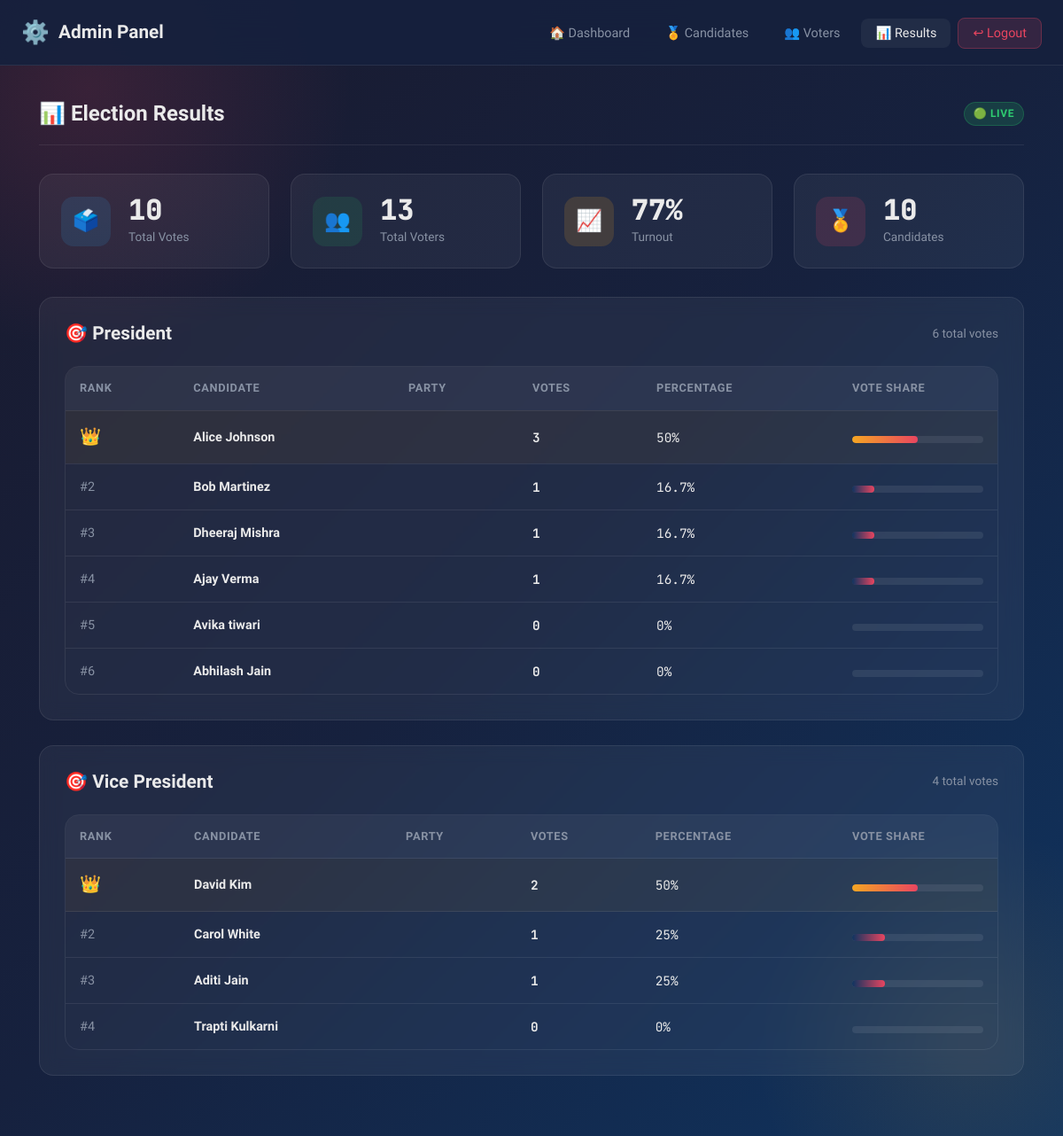
The page /results.php (signed in) on the database its author committed.
### tables this page shows
CREATE TABLE IF NOT EXISTS `candidates` (
  `id` int NOT NULL AUTO_INCREMENT,
  `name` varchar(100) NOT NULL,
  `position` varchar(100) NOT NULL,
  `department` varchar(100) NOT NULL,
  `description` text,
  `photo` varchar(255) DEFAULT 'default.png',
  `vote_count` int DEFAULT '0',
  `created_at` timestamp NULL DEFAULT CURRENT_TIMESTAMP,
  PRIMARY KEY (`id`)
);

### auth.php (called while the page is built, shortened)
<?php
function getVotingStatus($conn) {
    $stmt = $conn->prepare("SELECT setting_value FROM settings WHERE setting_key = 'voting_status'");
    $stmt->execute();
    $result = $stmt->get_result()->fetch_assoc();
    return $result['setting_value'] ?? 'off';
}
function clean($str) {
    return htmlspecialchars(strip_tags(trim($str)), ENT_QUOTES, 'UTF-8');
}
?>

### results.php (the view, shortened to what this page needs)
<?php
require_once '../includes/auth.php';
$voting_status = getVotingStatus($conn);
$candidates = $conn->query("SELECT * FROM candidates ORDER BY position, vote_count DESC")->fetch_all(MYSQLI_ASSOC);
$total_votes   = $conn->query("SELECT COUNT(*) as c FROM votes")->fetch_assoc()['c'];
$total_voters  = $conn->query("SELECT COUNT(*) as c FROM users")->fetch_assoc()['c'];
$voted_count   = $conn->query("SELECT COUNT(*) as c FROM users WHERE has_voted=1")->fetch_assoc()['c'];
$grouped = [];
foreach ($candidates as $c) {
    $grouped[$c['position']][] = $c;
}
?>
<!DOCTYPE html>
<html lang="en">
<head>
<link rel="stylesheet" href="../assets/css/style.css">
</head>
<body>
<div class="bg-animated"></div>
<nav class="navbar">
    <div class="container">
        <div class="navbar-brand"><span class="icon">⚙️</span> Admin Panel</div>
        <ul class="navbar-nav">
            <li><a href="dashboard.php" class="nav-link">🏠 Dashboard</a></li>
            <li><a href="candidates.php" class="nav-link">🏅 Candidates</a></li>
            <li><a href="voters.php" class="nav-link">👥 Voters</a></li>
            <li><a href="results.php" class="nav-link active">📊 Results</a></li>
            <li><a href="logout.php" class="nav-link btn-logout">↩ Logout</a></li>
        </ul>
    </div>
</nav>
<div class="page-wrapper">
<div class="container">
    <div class="section-header">
        <h2 class="section-title">📊 Election Results</h2>
        <?php if ($voting_status === 'on'): ?>
            <span class="badge badge-success">🟢 Live</span>
        <?php else: ?>
            <span class="badge badge-warning">Final</span>
        <?php endif; ?>
    </div>
    <div class="grid grid-4" style="margin-bottom:32px;">
        <div class="stat-card">
            <div class="stat-icon blue">🗳️</div>
            <div class="stat-info"><div class="value"><?= $total_votes ?></div><div class="label">Total Votes</div></div>
        </div>
        <div class="stat-card">
            <div class="stat-icon green">👥</div>
            <div class="stat-info"><div class="value"><?= $total_voters ?></div><div class="label">Total Voters</div></div>
        </div>
        <div class="stat-card">
            <div class="stat-icon gold">📈</div>
            <div class="stat-info">
                <div class="value"><?= $total_voters > 0 ? round($voted_count/$total_voters*100) : 0 ?>%</div>
                <div class="label">Turnout</div>
            </div>
        </div>
        <div class="stat-card">
            <div class="stat-icon red">🏅</div>
            <div class="stat-info"><div class="value"><?= count($candidates) ?></div><div class="label">Candidates</div></div>
        </div>
    </div>
    <?php foreach ($grouped as $position => $cands): ?>
    <?php
        $pos_total = array_sum(array_column($cands, 'vote_count'));
    ?>
    <div class="card" style="margin-bottom:28px;">
        <div class="flex-between" style="margin-bottom:24px;">
            <h3 style="color:var(--text);">🎯 <?= clean($position) ?></h3>
            <span style="font-size:0.85rem; color:var(--text-muted);"><?= $pos_total ?> total votes</span>
        </div>
        <div class="table-wrapper">
            <table>
                <thead>
                    <tr>
                        <th>Rank</th>
                        <th>Candidate</th>
                        <th>Party</th>
                        <th>Votes</th>
                        <th>Percentage</th>
                        <th>Vote Share</th>
                    </tr>
                </thead>
                <tbody>
                    <?php foreach ($cands as $rank => $c): ?>
                    <?php $pct = $pos_total > 0 ? round($c['vote_count']/$pos_total*100,1) : 0; ?>
                    <tr style="<?= $rank===0 && $c['vote_count']>0 ? 'background:rgba(245,166,35,0.05);' : '' ?>">
                        <td>
                            <?php if ($rank===0 && $c['vote_count']>0): ?>
                                <span style="font-size:1.2rem;">👑</span>
                            <?php else: ?>
                                <span style="color:var(--text-muted);">#<?= $rank+1 ?></span>
                            <?php endif; ?>
                        </td>
                        <td>
                            <div style="font-weight:600;color:var(--text);"><?= clean($c['name']) ?></div>
                        </td>
                        <td style="font-size:0.85rem;color:var(--text-muted);"><?= clean($c['party']) ?></td>
                        <td class="font-mono" style="font-weight:700;color:var(--text);"><?= $c['vote_count'] ?></td>
                        <td class="font-mono"><?= $pct ?>%</td>
                        <td style="width:180px;">
                            <div class="progress-bar" style="height:8px;">
                                <div class="progress-fill" data-width="<?= $pct ?>"
                                    style="background:<?= $rank===0 ? 'linear-gradient(90deg,var(--gold),var(--highlight))' : 'linear-gradient(90deg,var(--accent),var(--highlight))' ?>;">
                                </div>
                            </div>
                        </td>
                    </tr>
                    <?php endforeach; ?>
                </tbody>
            </table>
        </div>
    </div>
    <?php endforeach; ?>
</div>
</div>
</body>
</html>

### rows shown on the page
candidates: name "Alice Johnson", vote_count "3", vote_count "50"
candidates: name "Bob Martinez", vote_count "1", vote_count "16.7"
candidates: name "Dheeraj Mishra", vote_count "1", vote_count "16.7"
candidates: name "Ajay Verma", vote_count "1", vote_count "16.7"
candidates: name "Avika tiwari", vote_count "0"
candidates: name "Abhilash Jain", vote_count "0"
candidates: name "David Kim", vote_count "2", vote_count "50"
candidates: name "Carol White", vote_count "1", vote_count "25"
candidates: name "Aditi Jain", vote_count "1", vote_count "25"
candidates: name "Trapti Kulkarni", vote_count "0"

### other values the page prints
$total_votes "10"
$total_voters "13"
$voted_count/$total_voters*100 "77"
count($candidates) "10"
$position "President"
$pos_total "6"
$position "Vice President"
$pos_total "4"
